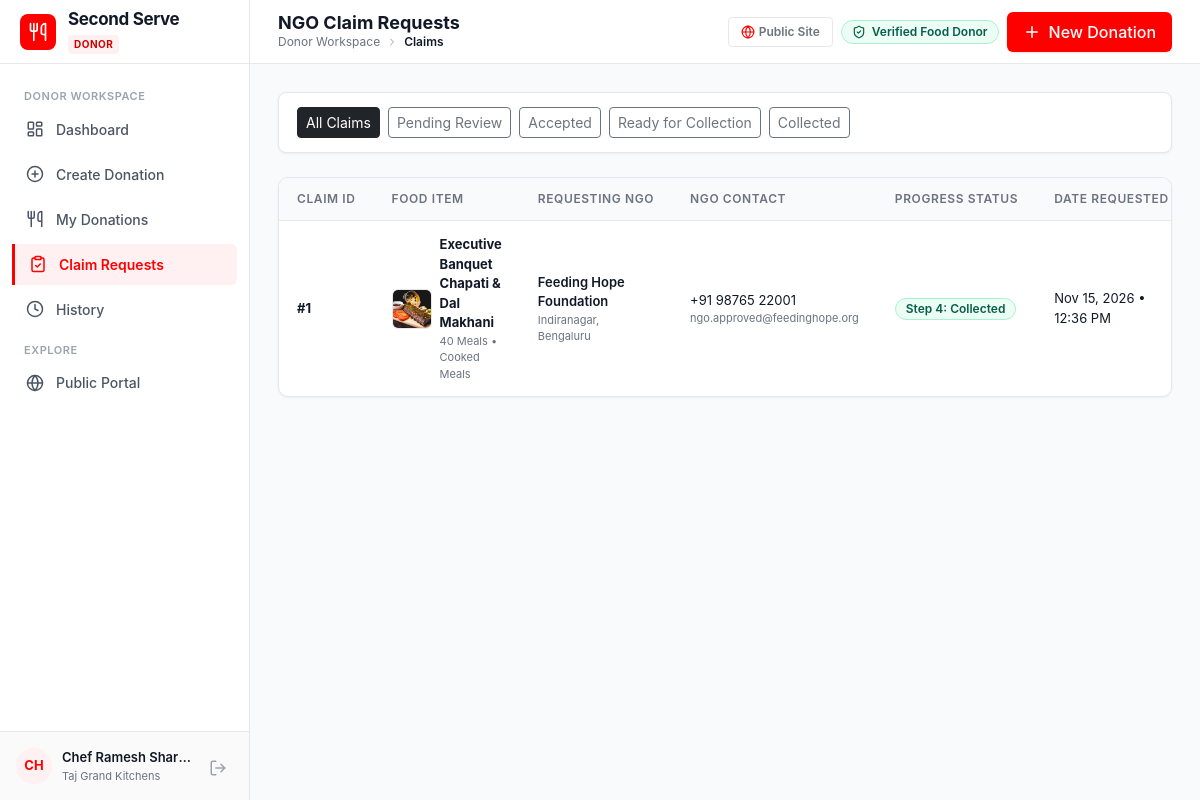
The app's page /donor/claims (signed in) with its own data.
### app/models.py (models this page shows, shortened)
class User(UserMixin, db.Model):
    __tablename__ = 'users'
    id = db.Column(db.Integer, primary_key=True)
    name = db.Column(db.String(100), nullable=False)
    email = db.Column(db.String(120), unique=True, index=True, nullable=False)
    password_hash = db.Column(db.String(255), nullable=False)
    role = db.Column(db.String(20), nullable=False, default='DONOR')  # DONOR, NGO, ADMIN
    phone = db.Column(db.String(25), nullable=False)
    organization_name = db.Column(db.String(150), nullable=True)
    address = db.Column(db.String(255), nullable=True)
    locality = db.Column(db.String(100), nullable=True)
    city = db.Column(db.String(100), nullable=True)
    district = db.Column(db.String(100), nullable=True)
    verification_status = db.Column(db.String(20), nullable=False, default='APPROVED')
    is_active = db.Column(db.Boolean, default=True, nullable=False)
    created_at = db.Column(db.DateTime, default=datetime.utcnow, nullable=False)
    listings = db.relationship('FoodListing', backref='donor', lazy='dynamic', cascade='all, delete-orphan')
    claims = db.relationship('Claim', backref='recipient', lazy='dynamic')
    audit_logs = db.relationship('AuditLog', backref='user', lazy='dynamic')
    @property
    def is_admin(self):
        return self.role == 'ADMIN'
    @property
    def is_donor(self):
        return self.role == 'DONOR'
    @property
    def is_ngo(self):
        return self.role == 'NGO'

class Claim(db.Model):
    __tablename__ = 'claims'
    id = db.Column(db.Integer, primary_key=True)
    listing_id = db.Column(db.Integer, db.ForeignKey('food_listings.id', ondelete='CASCADE'), nullable=False)
    recipient_id = db.Column(db.Integer, db.ForeignKey('users.id', ondelete='CASCADE'), nullable=False)
    status = db.Column(db.String(30), nullable=False, default='PENDING')  # PENDING, ACCEPTED, READY_FOR_COLLECTION, COLLECTED, REJECTED, CANCELLED
    notes = db.Column(db.Text, nullable=True)
    rejection_reason = db.Column(db.String(255), nullable=True)
    created_at = db.Column(db.DateTime, default=datetime.utcnow, nullable=False)
    updated_at = db.Column(db.DateTime, default=datetime.utcnow, onupdate=datetime.utcnow, nullable=False)
    collected_at = db.Column(db.DateTime, nullable=True)

class FoodListing(db.Model):
    __tablename__ = 'food_listings'
    id = db.Column(db.Integer, primary_key=True)
    donor_id = db.Column(db.Integer, db.ForeignKey('users.id', ondelete='CASCADE'), nullable=False)
    title = db.Column(db.String(150), nullable=False)
    category = db.Column(db.String(50), nullable=False)  # Cooked Meals, Fruits, Vegetables, Bakery Items, Packaged Food, Dairy Products, Other
    description = db.Column(db.Text, nullable=False)
    quantity = db.Column(db.Float, nullable=False)
    unit = db.Column(db.String(20), nullable=False, default='Meals')  # Meals, kg, Packets, Boxes, Liters
    food_type = db.Column(db.String(20), nullable=False, default='Vegetarian')  # Vegetarian, Non-Vegetarian
    image_filename = db.Column(db.String(200), nullable=True)
    location = db.Column(db.String(255), nullable=False)
    locality = db.Column(db.String(100), nullable=False)
    city = db.Column(db.String(100), nullable=False)
    district = db.Column(db.String(100), nullable=False)
    available_from = db.Column(db.DateTime, nullable=False)
    collection_deadline = db.Column(db.DateTime, nullable=False)
    status = db.Column(db.String(20), nullable=False, default='AVAILABLE')  # AVAILABLE, RESERVED, COLLECTED, CANCELLED, EXPIRED
    created_at = db.Column(db.DateTime, default=datetime.utcnow, nullable=False)
    updated_at = db.Column(db.DateTime, default=datetime.utcnow, onupdate=datetime.utcnow, nullable=False)
    claims = db.relationship('Claim', backref='listing', lazy='dynamic', cascade='all, delete-orphan')

### app/routes/donor.py (the view)
@donor_bp.route('/claims')
def claims():
    status_filter = request.args.get('status', 'ALL').upper()
    query = Claim.query.join(FoodListing).filter(FoodListing.donor_id == current_user.id)
    if status_filter != 'ALL':
        query = query.filter(Claim.status == status_filter)
    claims_list = query.order_by(Claim.created_at.desc()).all()
    return render_template('donor/claims.html', claims=claims_list, current_filter=status_filter)

### app/templates/donor/claims.html (shortened to what this page needs)
{% extends 'base.html' %}
{% block page_title %}NGO Claim Requests{% endblock %}
{% block breadcrumb %}
  <span>Donor Workspace</span>
  <i data-lucide="chevron-right" style="width: 12px; height: 12px; color: #9CA3AF;"></i>
  <span style="color: #111827; font-weight: 600;">Claims</span>
{% endblock %}
{% block content %}
<div class="filter-toolbar">
  <div class="d-flex flex-wrap gap-2">
    <a href="{{ url_for('donor.claims', status='ALL') }}" class="btn btn-sm {% if current_filter == 'ALL' %}btn-dark{% else %}btn-outline-secondary{% endif %}">
      All Claims
    </a>
    <a href="{{ url_for('donor.claims', status='PENDING') }}" class="btn btn-sm {% if current_filter == 'PENDING' %}btn-danger{% else %}btn-outline-secondary{% endif %}">
      Pending Review
    </a>
    <a href="{{ url_for('donor.claims', status='ACCEPTED') }}" class="btn btn-sm {% if current_filter == 'ACCEPTED' %}btn-warning text-dark{% else %}btn-outline-secondary{% endif %}">
      Accepted
    </a>
    <a href="{{ url_for('donor.claims', status='READY_FOR_COLLECTION') }}" class="btn btn-sm {% if current_filter == 'READY_FOR_COLLECTION' %}btn-primary{% else %}btn-outline-secondary{% endif %}">
      Ready for Collection
    </a>
    <a href="{{ url_for('donor.claims', status='COLLECTED') }}" class="btn btn-sm {% if current_filter == 'COLLECTED' %}btn-success{% else %}btn-outline-secondary{% endif %}">
      Collected
    </a>
  </div>
</div>
<div class="ss-card">
  <div class="ss-card-body p-0">
    {% if claims %}
      <div class="table-responsive">
        <table class="ss-table">
          <thead>
            <tr>
              <th>Claim ID</th>
              <th>Food Item</th>
              <th>Requesting NGO</th>
              <th>NGO Contact</th>
              <th>Progress Status</th>
              <th>Date Requested</th>
            </tr>
          </thead>
          <tbody>
            {% for c in claims %}
              <tr>
                <td><strong>#{{ c.id }}</strong></td>
                <td>
                  <div class="d-flex align-items-center gap-2">
                    {% if c.listing.image_filename %}
                      <img src="{{ url_for('static', filename='images/uploads/' + c.listing.image_filename) }}" alt="{{ c.listing.title }}" style="width: 40px; height: 40px; object-fit: cover; border-radius: 6px; border: 1px solid #E5E7EB; flex-shrink: 0;" onerror="this.src='{{ url_for('static', filename='images/food/buffet_curry.jpg') }}';">
                    {% else %}
                      <div style="width: 40px; height: 40px; border-radius: 6px; background: #FFF1F1; color: #FF0000; display: flex; align-items: center; justify-content: center; flex-shrink: 0;">
                        <i data-lucide="utensils" style="width: 18px; height: 18px;"></i>
                      </div>
                    {% endif %}
                    <div>
                      <div style="font-weight: 700;">{{ c.listing.title }}</div>
                      <div style="font-size: 11px; color: #6B7280;">{{ c.listing.quantity|int if c.listing.quantity == c.listing.quantity|int else c.listing.quantity }} {{ c.listing.unit }} • {{ c.listing.category }}</div>
                    </div>
                  </div>
                </td>
                <td>
                  <div style="font-weight: 600;">{{ c.recipient.organization_name or c.recipient.name }}</div>
                  <div style="font-size: 11px; color: #6B7280;">{{ c.recipient.locality }}, {{ c.recipient.city }}</div>
                </td>
                <td>
                  <div>{{ c.recipient.phone }}</div>
                  <div style="font-size: 11px; color: #6B7280;">{{ c.recipient.email }}</div>
                </td>
                <td>
                  {% if c.status == 'PENDING' %}
                    <span class="pill-status pill-pending">Step 1: Submitted</span>
                  {% elif c.status == 'ACCEPTED' %}
                    <span class="pill-status pill-ready">Step 2: Accepted</span>
                  {% elif c.status == 'READY_FOR_COLLECTION' %}
                    <span class="pill-status pill-ready">Step 3: Ready for Pickup</span>
                  {% elif c.status == 'COLLECTED' %}
                    <span class="pill-status pill-collected">Step 4: Collected</span>
                  {% elif c.status == 'REJECTED' %}
                    <span class="pill-status pill-rejected">Rejected</span>
                  {% else %}
                    <span class="pill-status pill-cancelled">Cancelled</span>
                  {% endif %}
                </td>
                <td>{{ c.created_at|datetimeformat }}</td>
              </tr>
            {% endfor %}
          </tbody>
        </table>
      </div>
    {% endif %}
  </div>
</div>
{% endblock %}

### app/templates/base.html (shortened to what this page needs)
<!DOCTYPE html>
<html lang="en">
<head>
  <link rel="stylesheet" href="{{ url_for('static', filename='vendor/bootstrap/bootstrap.min.css') }}">
  <link rel="stylesheet" href="{{ url_for('static', filename='css/style.css') }}">
</head>
<body>
  <div class="app-wrapper">
    <aside class="app-sidebar" id="appSidebar">
      <div class="sidebar-header">
        <div class="brand-icon-box">
          <i data-lucide="utensils" style="width: 20px; height: 20px;"></i>
        </div>
        <div class="brand-info">
          <div class="brand-title">Second Serve</div>
          {% if current_user.is_authenticated %}
            <span class="role-pill role-pill-{{ current_user.role.lower() }}">
              {{ current_user.role }}
            </span>
          {% endif %}
        </div>
      </div>
      <nav class="sidebar-nav">
        {% if current_user.is_authenticated %}
          {% if current_user.is_donor %}
            <div class="nav-section-title">Donor Workspace</div>
            <a href="{{ url_for('donor.dashboard') }}" class="sidebar-nav-link {% if request.endpoint == 'donor.dashboard' %}active{% endif %}">
              <i data-lucide="layout-dashboard" style="width: 18px; height: 18px;"></i>
              <span>Dashboard</span>
            </a>
            <a href="{{ url_for('donor.create') }}" class="sidebar-nav-link {% if request.endpoint == 'donor.create' %}active{% endif %}">
              <i data-lucide="plus-circle" style="width: 18px; height: 18px;"></i>
              <span>Create Donation</span>
            </a>
            <a href="{{ url_for('donor.my_donations') }}" class="sidebar-nav-link {% if request.endpoint in ['donor.my_donations', 'donor.edit'] %}active{% endif %}">
              <i data-lucide="utensils" style="width: 18px; height: 18px;"></i>
              <span>My Donations</span>
            </a>
            <a href="{{ url_for('donor.claims') }}" class="sidebar-nav-link {% if request.endpoint in ['donor.claims', 'donor.claim_detail'] %}active{% endif %}">
              <i data-lucide="clipboard-check" style="width: 18px; height: 18px;"></i>
              <span>Claim Requests</span>
            </a>
            <a href="{{ url_for('donor.history') }}" class="sidebar-nav-link {% if request.endpoint == 'donor.history' %}active{% endif %}">
              <i data-lucide="clock" style="width: 18px; height: 18px;"></i>
              <span>History</span>
            </a>
          {% endif %}
        {% endif %}
        <div class="nav-section-title">Explore</div>
        <a href="{{ url_for('main.landing') }}" class="sidebar-nav-link" target="_blank">
          <i data-lucide="globe" style="width: 18px; height: 18px;"></i>
          <span>Public Portal</span>
        </a>
      </nav>
      {% if current_user.is_authenticated %}
        <div class="sidebar-footer">
          <div class="user-profile-card">
            <div class="user-avatar">
              {{ current_user.name[:2].upper() }}
            </div>
            <div class="user-info">
              <div class="user-name" title="{{ current_user.name }}">{{ current_user.name }}</div>
              <div class="user-org" title="{{ current_user.organization_name or current_user.email }}">
                {{ current_user.organization_name or current_user.email }}
              </div>
            </div>
            <a href="{{ url_for('auth.logout') }}" class="btn-logout" title="Log out">
              <i data-lucide="log-out" style="width: 18px; height: 18px;"></i>
            </a>
          </div>
        </div>
      {% endif %}
    </aside>
    <main class="app-main">
      <header class="app-header">
        <div class="header-left">
          <div class="header-title-box">
            <h1 class="page-title">{% block page_title %}Dashboard{% endblock %}</h1>
            <div class="page-breadcrumb">
              {% block breadcrumb %}{% endblock %}
            </div>
          </div>
        </div>
        <div class="header-right d-flex align-items-center gap-2">
          <a href="{{ url_for('main.landing') }}" class="btn btn-sm btn-outline-secondary d-none d-md-inline-flex align-items-center gap-1" style="font-size: 12px; font-weight: 600; padding: 5px 12px; border-color: #E5E7EB; text-decoration: none;" target="_blank">
            <i data-lucide="globe" style="width: 14px; height: 14px; color: #FF0000;"></i>
            <span>Public Site</span>
          </a>
          {% if current_user.is_authenticated %}
            {% if current_user.is_ngo %}
              {% if current_user.verification_status == 'APPROVED' %}
                <span class="pill-status pill-approved">
                  <i data-lucide="badge-check" style="width: 14px; height: 14px;"></i> Verified NGO
                </span>
              {% elif current_user.verification_status == 'PENDING' %}
                <span class="pill-status pill-pending" title="Admin approval required to claim donations">
                  <i data-lucide="clock" style="width: 14px; height: 14px;"></i> Approval Pending
                </span>
              {% else %}
                <span class="pill-status pill-rejected">
                  <i data-lucide="x-circle" style="width: 14px; height: 14px;"></i> Verification Rejected
                </span>
              {% endif %}
            {% elif current_user.is_donor %}
              <span class="pill-status pill-approved">
                <i data-lucide="shield-check" style="width: 14px; height: 14px;"></i> Verified Food Donor
              </span>
            {% elif current_user.is_admin %}
              <span class="pill-status pill-status-danger">
                <i data-lucide="shield" style="width: 14px; height: 14px;"></i> System Administrator
              </span>
            {% endif %}
            {% block header_actions %}
              {% if current_user.is_donor %}
                <a href="{{ url_for('donor.create') }}" class="btn-ss-primary">
                  <i data-lucide="plus" style="width: 18px; height: 18px;"></i>
                  <span>New Donation</span>
                </a>
              {% elif current_user.is_ngo %}
                <a href="{{ url_for('ngo.discover') }}" class="btn-ss-primary">
                  <i data-lucide="search" style="width: 18px; height: 18px;"></i>
                  <span>Find Food</span>
                </a>
              {% endif %}
            {% endblock %}
          {% endif %}
        </div>
      </header>
      <div class="app-content">
        {% block content %}{% endblock %}
      </div>
    </main>
  </div>
</body>
</html>

### records on screen
User: role "DONOR", name "CH", name "Chef Ramesh Shar…", organization_name "Taj Grand Kitchens"
Claim: id "1", image_filename (picture), listing "Executive Banquet Chapati & Dal Makhani", listing.quantity "40", listing.unit "Meals", listing.category "Cooked Meals", recipient "Feeding Hope Foundation", recipient.locality "Indiranagar", recipient.city "Bengaluru", recipient.phone "+91 98765 22001", recipient.email "ngo.approved@feedinghope.org", status "Step 4: Collected", created_at "Nov 15, 2026 • 12:36 PM"
